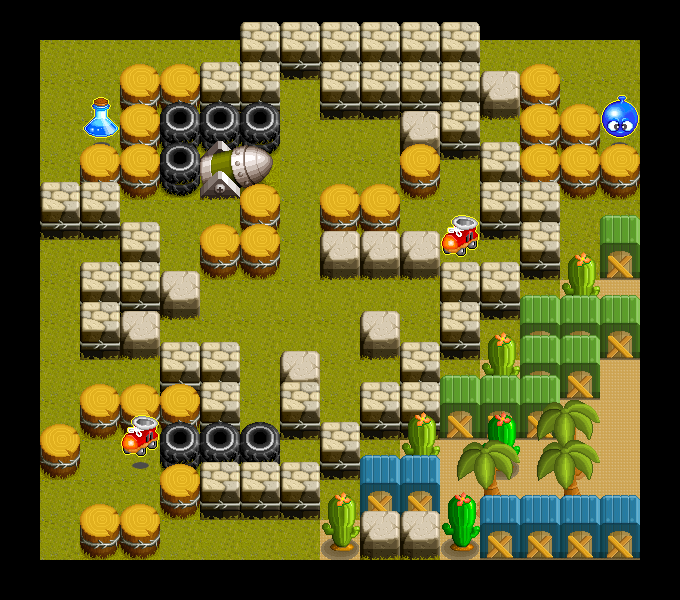

This is a level from a 2D game, rendered from its Tiled map with the project's own tilesets. A one-line summary and the map file follow, with tile-layer data summarised:
An orthogonal 17x15 tile map with 40x40 px tiles, 4 tile layers (layer1, layer2, layerempty, layer3), 3 tilesets and 4 objects (figure1, figure2, figure3, figure4).

<map version="1.0" orientation="orthogonal" renderorder="right-down" width="17" height="15" tilewidth="40" tileheight="40" nextobjectid="8">
 <tileset firstgid="1" name="groundmap3" tilewidth="40" tileheight="40" tilecount="10" columns="10">
  <image source="groundmap3.png" width="400" height="40" />
 </tileset>
 <tileset firstgid="11" name="camp" tilewidth="40" tileheight="40" tilecount="27" columns="9">
  <image source="camp.png" width="360" height="120" />
  <tile id="0">
   <properties>
    <property name="CanExplode" value="true" />
    <property name="Collidable" value="true" />
    <property name="Tool" value="" />
   </properties>
  </tile>
  <tile id="1">
   <properties>
    <property name="CanExplode" value="false" />
    <property name="Collidable" value="true" />
    <property name="Tool" value="" />
   </properties>
  </tile>
  <tile id="2">
   <properties>
    <property name="CanExplode" value="true" />
    <property name="Collidable" value="true" />
    <property name="Tool" value="" />
   </properties>
  </tile>
  <tile id="3">
   <properties>
    <property name="CanExplode" value="false" />
    <property name="Collidable" value="true" />
    <property name="Tool" value="" />
   </properties>
  </tile>
  <tile id="4">
   <properties>
    <property name="CanExplode" value="false" />
    <property name="Collidable" value="true" />
    <property name="Tool" value="" />
   </properties>
  </tile>
  <tile id="5">
   <properties>
    <property name="CanExplode" value="false" />
    <property name="Collidable" value="true" />
    <property name="Tool" value="" />
   </properties>
  </tile>
  <tile id="6">
   <properties>
    <property name="CanExplode" value="" />
    <property name="Collidable" value="" />
   </properties>
  </tile>
  <tile id="7">
   <properties>
    <property name="CanExplode" value="" />
    <property name="Collidable" value="" />
   </properties>
  </tile>
  <tile id="8">
   <properties>
    <property name="CanExplode" value="" />
    <property name="Collidable" value="" />
   </properties>
  </tile>
  <tile id="9">
   <properties>
    <property name="CanExplode" value="false" />
    <property name="Collidable" value="true" />
    <property name="Tool" value="" />
   </properties>
  </tile>
  <tile id="10">
   <properties>
    <property name="CanExplode" value="true" />
    <property name="Collidable" value="false" />
    <property name="Tool" value="liquid" />
   </properties>
  </tile>
  <tile id="11">
   <properties>
    <property name="CanExplode" value="true" />
    <property name="Collidable" value="false" />
    <property name="Tool" value="shoe" />
   </properties>
  </tile>
  <tile id="12">
   <properties>
    <property name="CanExplode" value="true" />
    <property name="Collidable" value="false" />
    <property name="Tool" value="bomb" />
   </properties>
  </tile>
  <tile id="13">
   <properties>
    <property name="CanExplode" value="" />
    <property name="Collidable" value="" />
    <property name="Tool" value="" />
   </properties>
  </tile>
  <tile id="14">
   <properties>
    <property name="CanExplode" value="" />
    <property name="Collidable" value="" />
    <property name="Tool" value="" />
   </properties>
  </tile>
  <tile id="15">
   <properties>
    <property name="CanExplode" value="" />
    <property name="Collidable" value="" />
   </properties>
  </tile>
  <tile id="16">
   <properties>
    <property name="CanExplode" value="" />
    <property name="Collidable" value="" />
   </properties>
  </tile>
  <tile id="17">
   <properties>
    <property name="CanExplode" value="" />
    <property name="Collidable" value="" />
   </properties>
  </tile>
  <tile id="18">
   <properties>
    <property name="CanExplode" value="false" />
    <property name="Collidable" value="true" />
    <property name="Tool" value="" />
   </properties>
  </tile>
  <tile id="19">
   <properties>
    <property name="CanExplode" value="false" />
    <property name="Collidable" value="true" />
    <property name="Tool" value="" />
   </properties>
  </tile>
  <tile id="20">
   <properties>
    <property name="CanExplode" value="false" />
    <property name="Collidable" value="true" />
    <property name="Tool" value="" />
   </properties>
  </tile>
  <tile id="21">
   <properties>
    <property name="CanExplode" value="false" />
    <property name="Collidable" value="true" />
    <property name="Tool" value="" />
   </properties>
  </tile>
  <tile id="22">
   <properties>
    <property name="CanExplode" value="true" />
    <property name="Collidable" value="true" />
    <property name="Tool" value="" />
   </properties>
  </tile>
  <tile id="23">
   <properties>
    <property name="CanExplode" value="true" />
    <property name="Collidable" value="true" />
    <property name="Tool" value="" />
   </properties>
  </tile>
  <tile id="24">
   <properties>
    <property name="CanExplode" value="" />
    <property name="Collidable" value="" />
   </properties>
  </tile>
  <tile id="25">
   <properties>
    <property name="CanExplode" value="" />
    <property name="Collidable" value="" />
   </properties>
  </tile>
  <tile id="26">
   <properties>
    <property name="CanExplode" value="" />
    <property name="Collidable" value="" />
   </properties>
  </tile>
 </tileset>
 <tileset firstgid="38" name="dangmap3" tilewidth="40" tileheight="40" tilecount="27" columns="9">
  <image source="dangmap3.png" width="360" height="120" />
 </tileset>
 <layer name="layer1" width="17" height="15">
  <data>[255 cells, 195 non-empty, 2 distinct tile ids]</data>
 </layer>
 <layer name="layer2" width="17" height="15">
  <data>[255 cells, 172 non-empty, 16 distinct tile ids]</data>
 </layer>
 <objectgroup name="object">
  <object id="2" name="figure1" x="60" y="100" />
  <object id="3" name="figure2" x="580" y="60" />
  <object id="5" name="figure3" x="100" y="500" />
  <object id="7" name="figure4" x="620" y="460" />
 </objectgroup>
 <layer name="layerempty" width="17" height="15">
  <data>[255 cells, 0 non-empty, 0 distinct tile ids]</data>
 </layer>
 <layer name="layer3" width="17" height="15">
  <data>[255 cells, 112 non-empty, 15 distinct tile ids]</data>
 </layer>
</map>